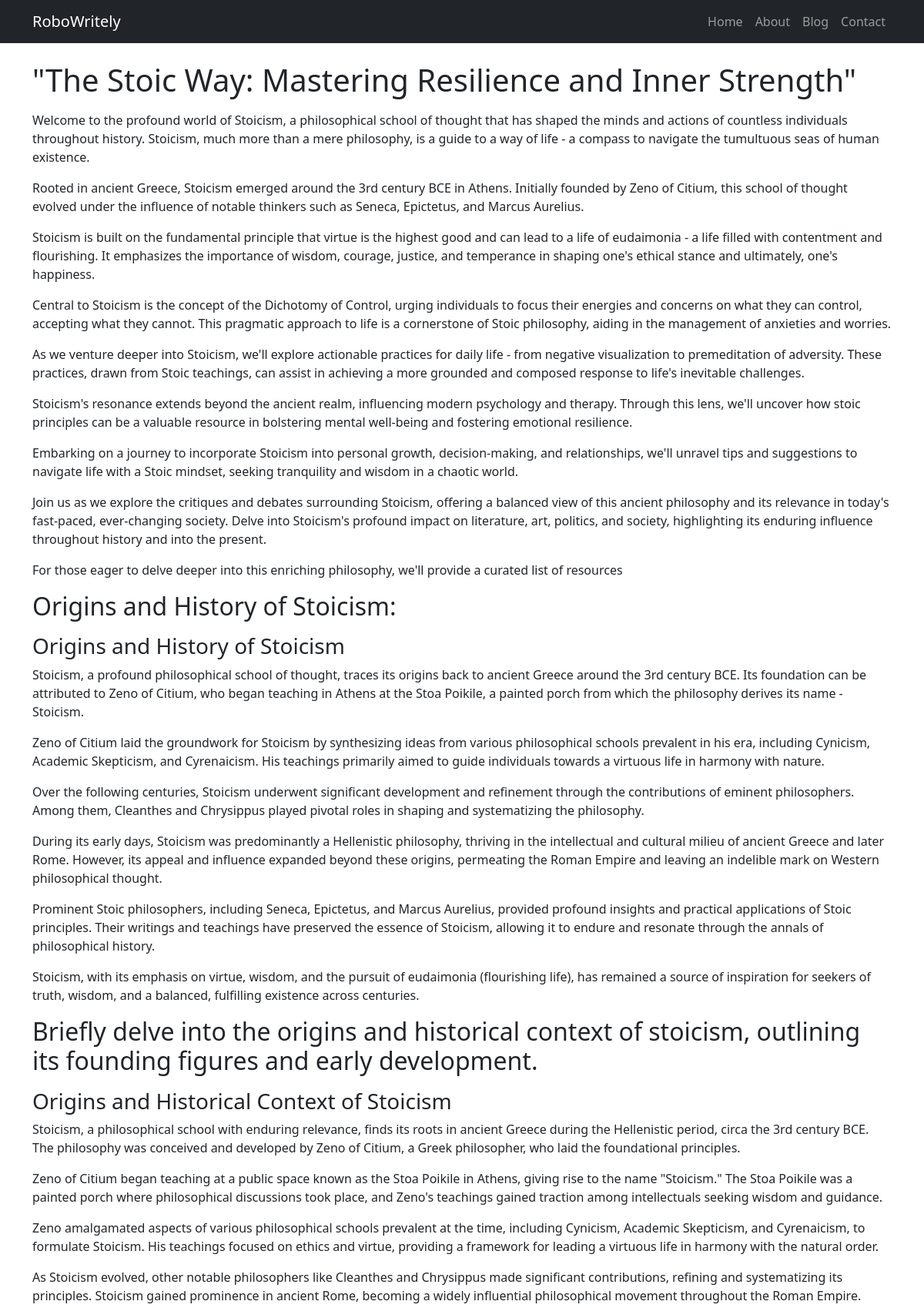
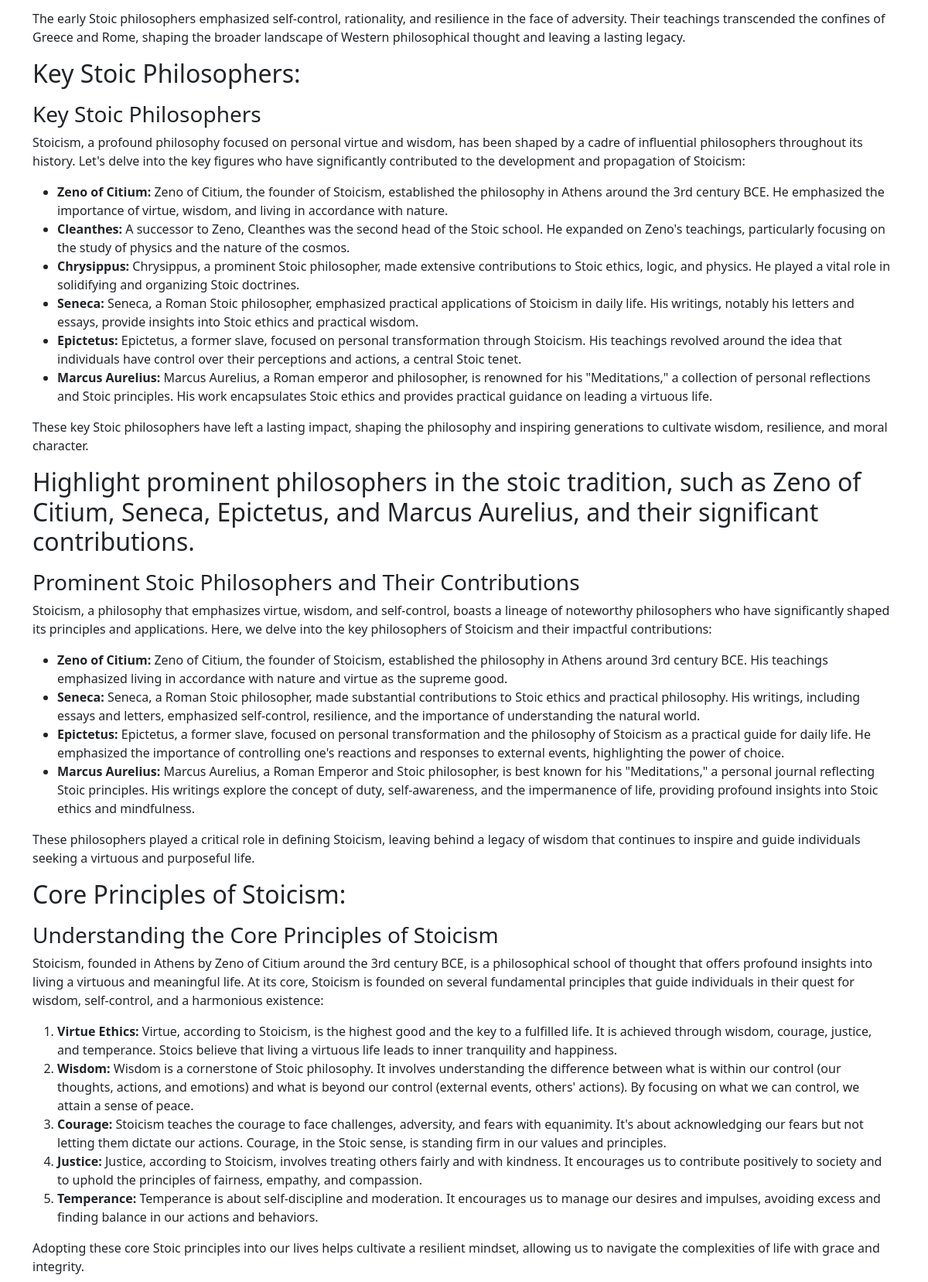
/blog/16/the-stoic-way-mastering-resilience-and-inner-strength (upper part), run on the app's committed database (2 pictures, top to bottom).
### ContentCreation/models.py (models this page shows, shortened)
class BlogPost(models.Model):
    title = RichTextField()
    slug = models.SlugField(max_length=100)
    heading = models.CharField(max_length=100, blank=True, null=True)
    intro = models.CharField(max_length=300, blank=True, null=True)
    keyword = models.CharField(max_length=300, blank=True, null=True)
    meta_description = models.CharField(max_length=300)
    paragraphs = models.ManyToManyField(Paragraph, related_name='blog_posts')
    created_at = models.DateTimeField(auto_now_add=True)

class Paragraph(models.Model):
    blog_post = models.ForeignKey('BlogPost', on_delete=models.CASCADE)
    content = RichTextField()
    image = models.ImageField(upload_to='blog/images/', null=True, blank=True)
    created_at = models.DateTimeField(auto_now_add=True)

### ContentCreation/views.py (the view)
# urls.py: path('blog/<id>/<slug>', views.display_blog_post, name='display_blog_post'),
def display_blog_post(request, id,  slug):
    blog_post = get_object_or_404(BlogPost, id=id)
    paragraphs = Paragraph.objects.filter(blog_post=blog_post).all()
    context = {'blog_post': blog_post, 'paragraphs':paragraphs}
    return render(request, 'ContentCreation/blogpost.html', context)

### templates/ContentCreation/blogpost.html (shortened to what this page needs)
{% extends 'base.html' %}
{% block content %}
<h1>{{ blog_post.heading }}</h1>
{% for para in paragraphs %}
    {{para.content | safe}}
{% endfor %}
{% endblock %}

### templates/base.html (style rules this page uses)
body { display: flex; flex-direction: column; min-height: 100vh; margin: 0; padding: 0; }

### data on the page
BlogPost: heading "\"The Stoic Way: Mastering Resilience and Inner Strength\""
Paragraph: content "Welcome to the profound world of Stoicism, a philosophical school of thought that has shaped the minds and actions of countless individuals throughout history. Stoicism, much more than a mere philosophy, is a guide to a way of life - a compass to navigate the tumultuous seas of human existence. Rooted in ancient Greece, Stoicism emerged around the 3rd century BCE in Athens. Initially founded by Zeno of Citium, this school of thought evolved under the influence of notable thinkers such as Seneca, Epictetus, and Marcus Aurelius. Stoicism is built on the fundamental principle that virtue is the highest good and can lead to a life of eudaimonia - a life filled with contentment and flourishing.…"
Paragraph: content "Origins and History of Stoicism: Origins and History of Stoicism Stoicism, a profound philosophical school of thought, traces its origins back to ancient Greece around the 3rd century BCE. Its foundation can be attributed to Zeno of Citium, who began teaching in Athens at the Stoa Poikile, a painted porch from which the philosophy derives its name - Stoicism. Zeno of Citium laid the groundwork for Stoicism by synthesizing ideas from various philosophical schools prevalent in his era, including Cynicism, Academic Skepticism, and Cyrenaicism. His teachings primarily aimed to guide individuals towards a virtuous life in harmony with nature. Over the following centuries, Stoicism underwent…"
Paragraph: content "Briefly delve into the origins and historical context of stoicism, outlining its founding figures and early development. Origins and Historical Context of Stoicism Stoicism, a philosophical school with enduring relevance, finds its roots in ancient Greece during the Hellenistic period, circa the 3rd century BCE. The philosophy was conceived and developed by Zeno of Citium, a Greek philosopher, who laid the foundational principles. Zeno of Citium began teaching at a public space known as the Stoa Poikile in Athens, giving rise to the name \"Stoicism.\" The Stoa Poikile was a painted porch where philosophical discussions took place, and Zeno's teachings gained traction among intellectuals…"
Paragraph: content "Key Stoic Philosophers: Key Stoic Philosophers Stoicism, a profound philosophy focused on personal virtue and wisdom, has been shaped by a cadre of influential philosophers throughout its history. Let's delve into the key figures who have significantly contributed to the development and propagation of Stoicism: Zeno of Citium: Zeno of Citium, the founder of Stoicism, established the philosophy in Athens around the 3rd century BCE. He emphasized the importance of virtue, wisdom, and living in accordance with nature. Cleanthes: A successor to Zeno, Cleanthes was the second head of the Stoic school. He expanded on Zeno's teachings, particularly focusing on the study of physics and the nature…"
Paragraph: content "Highlight prominent philosophers in the stoic tradition, such as Zeno of Citium, Seneca, Epictetus, and Marcus Aurelius, and their significant contributions. Prominent Stoic Philosophers and Their Contributions Stoicism, a philosophy that emphasizes virtue, wisdom, and self-control, boasts a lineage of noteworthy philosophers who have significantly shaped its principles and applications. Here, we delve into the key philosophers of Stoicism and their impactful contributions: Zeno of Citium: Zeno of Citium, the founder of Stoicism, established the philosophy in Athens around 3rd century BCE. His teachings emphasized living in accordance with nature and virtue as the supreme good. Seneca:…"
Paragraph: content "Core Principles of Stoicism: Understanding the Core Principles of Stoicism Stoicism, founded in Athens by Zeno of Citium around the 3rd century BCE, is a philosophical school of thought that offers profound insights into living a virtuous and meaningful life. At its core, Stoicism is founded on several fundamental principles that guide individuals in their quest for wisdom, self-control, and a harmonious existence: Virtue Ethics: Virtue, according to Stoicism, is the highest good and the key to a fulfilled life. It is achieved through wisdom, courage, justice, and temperance. Stoics believe that living a virtuous life leads to inner tranquility and happiness. Wisdom: Wisdom is a cornerstone…"
